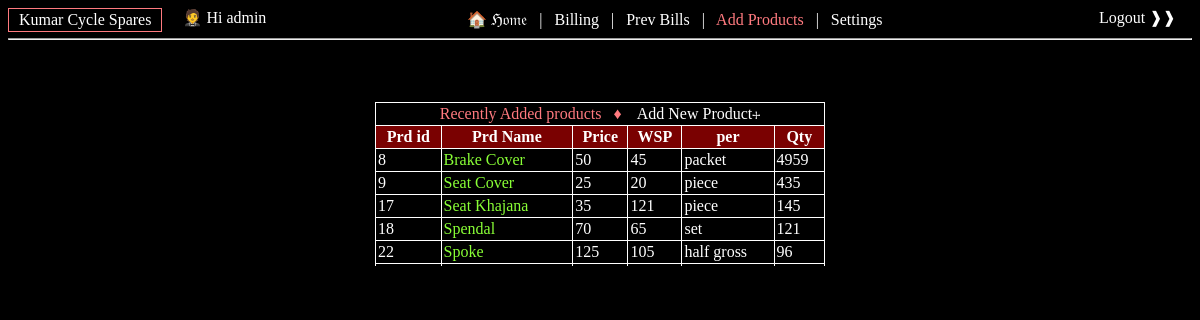
The app's page /add/ (signed in) with its own data.
### stores_app/models.py (models this page shows)
class store(models.Model):
    name = models.CharField(max_length=50)
    address = models.CharField(max_length=100)
    cash_value = models.IntegerField(default=0)
    activeFlag = models.CharField(max_length=1, default='Y')
    creator = models.ForeignKey(User, on_delete=models.SET_NULL, blank=True, null=True) # Store Owner
    def __str__(self):
        return self.name

### products/models.py (models this page shows, shortened)
class product(models.Model):
	store = models.ForeignKey(store, on_delete=models.SET_NULL, blank=True, null=True)
	name = models.CharField(max_length=81)
	price = models.IntegerField()
	WS_price = models.IntegerField(null=True, blank=True, default=121)
	choices = (('piece','piece'),('dozen','dozen'),('gross','gross'),('half gross','half gross'),('Kg','Kg'),('packet','packet')
				,('set','set'))
	unit = models.CharField(choices=choices,max_length=21,default='piece')
	tags = models.CharField(max_length=150,help_text='A list of comma seperated tags')
	available_qty = models.IntegerField(default=0)

### products/views.py (the view, shortened to what this page needs)
# urls.py: path('add/',views.add_product, name="add_product"),
@login_required(login_url='/login/')
def add_product(request):
    data = {}
    emp_obj = store_emp.objects.all().filter(emp_obj=request.user).first()
    store_obj = get_store_obj(request.user)
    data['store_obj'] = store_obj
    data['products'] = list(product.objects.all().filter(store=get_store_obj(request.user)).order_by('name'))[:50]
    if not has_group(request, 'store_manager'):
        return redirect('/home/')
    else:
        return render(request,'add_product.html',data)

### products/templatetags/extra_filters.py (called while the page is built)
@register.filter(name='has_group')
def has_group(request, group_name):
    groups = [str(group) for group in request.user.groups.all()]
    return True if group_name in groups else False

### products/views.py (called while the page is built)
def get_store_obj(user_obj):
    emp_obj = store_emp.objects.all().filter(emp_obj=user_obj).first()
    return emp_obj.store_obj if emp_obj is not None else "Store not available"

### products/templates/add_product.html (shortened to what this page needs)
{% load static %}
{% load extra_filters %}
<html>
<head>
<link rel="stylesheet" href="{% static 'bootstrap/css/jquery-ui.css' %}">
</head>
<body bgcolor="#000;">
	<div class="t_w" style="float: left; padding:2px; border: 1px solid #ff7a7f; ">&ensp;{{store_obj}}&ensp; </div>
	<div class="t_w" style="float: left; "> &ensp;&ensp; &#129333;  Hi {{user}} &ensp;&ensp;&ensp;&ensp;</div>
	<center class="t_w">
		<a href="/" class="t_w t_hover">  &#127968; &Hfr;&ofr;&mfr;&efr;<a/> &ensp;|&ensp;
		<a href="/bill/" class="t_w t_hover">Billing</a> &ensp;|&ensp;
		<a href="/prev_bill/" class="t_w t_hover">Prev Bills</a>
		{% if request|has_group:'store_manager' %}
			&ensp;|&ensp; <a href="/add/" class="t_w t_hover" style="color:#ff7a7f;">Add Products</a>
		{% endif %}
		{% if user.is_superuser %}
			&ensp;|&ensp; <a href="/settings/" class="t_w t_hover">Settings</a>
		{% endif %}
		<a href="/logout/" class="t_w t_hover" style="float:inline-end;">&ensp;&ensp;&ensp;&ensp;&ensp;&ensp; Logout &#10097;&#10097;&ensp;&ensp; </a>
		<hr/>
	</center>
<center class="t_w">
<div style="width:450px;overflow-y: auto; scrollbar-width: none; -ms-overflow-style: none; height: 200px;" id="all_products">
	<table class="t_w" style="width:450px;">
	<tr>
		<td colspan=6>
			<center style="color:#ff7a7f;">
				Recently Added products&ensp;  &#9830; &ensp;
				<span id="btn_add_prd" class="t_hover">Add New Product&#10750;</span>
			</center></td>
	</tr>
	<tr style="background-color: rgb(122, 1, 1); position: sticky; top: 1; z-index: 1;">
		<th> Prd id </th>
		<th> Prd Name </th>
		<th> Price </th>
		<th> WSP </th>
		<th> per </th>
		<th> Qty</th>
	</tr>
	{% for product in products %}
	<tr style="color:white;">
		<td>{{product.id}}</td> &ensp;
		<td class = "prdnm" id="row{{product.id}}"><span style="color:#89ff36;">{{product.name}}</span></td> &ensp;
		<td>{{product.price}}</td> &ensp;
		<td>{{product.WS_price}}</td> &ensp;
		<td>{{product.unit}}</td> &ensp;
		<td>{{product.available_qty}}</td>
	</tr>
	{% endfor %}
	</table>
</div>
</center>
</body>
</html>

### products/templates/add_product.html (style rules this page uses)
table, th, td { border: 1px solid white; border-collapse: collapse; padding:2px; }
.t_w { color:white; text-decoration:none; }
.t_hover { color:white; }
.prdnm, #btn_add_prd { cursor:pointer; }

### records on screen
store: name "Kumar Cycle Spares"
product: id "8", name "Brake Cover", price "50", WS_price "45", unit "packet", available_qty "4959"
product: id "9", name "Seat Cover", price "25", WS_price "20", unit "piece", available_qty "435"
product: id "17", name "Seat Khajana", price "35", WS_price "121", unit "piece", available_qty "145"
product: id "18", name "Spendal", price "70", WS_price "65", unit "set", available_qty "121"
product: id "22", name "Spoke", price "125", WS_price "105", unit "half gross", available_qty "96"

### other values on screen
{{ user }} "admin"
